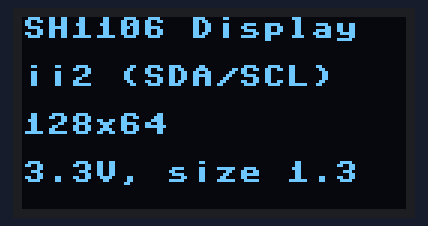
Bench run of a program on a simulated Raspberry Pi Pico running MicroPython. Shown: 128×64 one-colour display. Library files of the repository ran but are not shown: sh1106.py; what the program prints to the serial console is not drawn.

Above: at 0.2 s.
At 1.2 s:
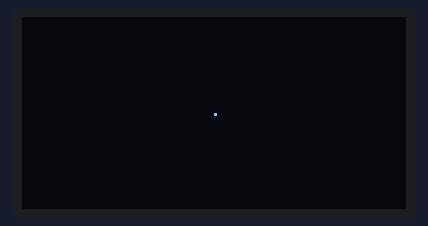
At 1.8 s:
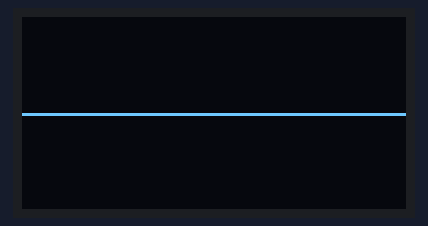
At 2.3 s:
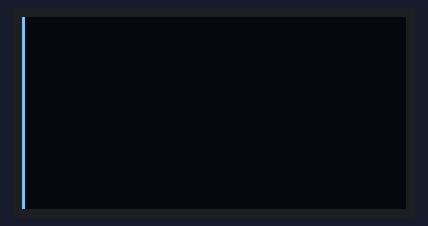
At 2.8 s:
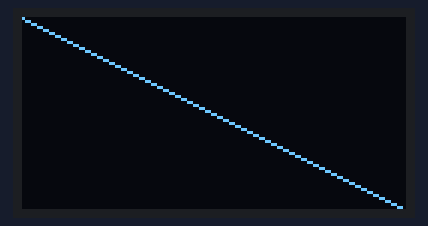
At 3.9 s:
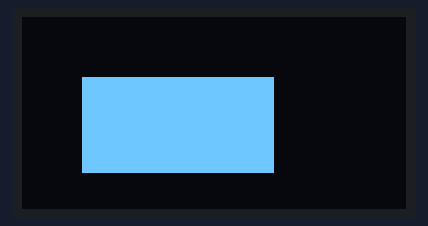

Measured:
- by itself, everything shown: repeats every 4.7 s, in 8 steps
- what the display in image 0 shows lasts 1.0 s, from 0.2 s to 1.2 s
- what the display in image 1 shows lasts 0.5 s, from 1.2 s to 1.7 s
- what the display in image 5 shows lasts 0.7 s, from 3.8 s to 4.5 s

The program:

oled_sh1106.py
```python
# https://github.com/robert-hh/SH1106
# Remember - The pin numbers are the GP numbers e.g. pin(10) is really GP10
# Remember - Use the I2C1 bus - I2C0 seems to give "EIO" problems
# Remember - If you have "EIO" problems, try disconnecting and reconnecting power to PICO, and then re-execute program


from machine import Pin, I2C
import sh1106
from time import sleep

sda = Pin(10)
scl = Pin(11)

i2c = I2C(1, scl=scl, sda=sda, freq=400000)

print("I2C Address      : "+hex(i2c.scan()[0]).upper())
print("I2C Configuration: "+str(i2c))

oled = sh1106.SH1106_I2C(128, 64, i2c, Pin(16), 0x3c)
oled.sleep(False)
oled.flip()

while True:
    oled.fill(0)
    oled.text('SH1106 Display' , 0, 0, 1)
    oled.text('ii2 (SDA/SCL)', 0, 16, 3)
    oled.text('128x64' , 0, 32, 2)
    oled.text('3.3V, size 1.3', 0, 48, 4)
    oled.show()
    sleep(1)

    oled.fill(0)
    oled.pixel(64,32,1)
    oled.show()
    sleep(0.5)

    oled.fill(0)
    oled.hline(0,32,128,1)
    oled.show()
    sleep(0.5)

    oled.fill(0)
    oled.vline(0, 0, 64, 1)
    oled.show()
    sleep(0.5)

    oled.fill(0)
    oled.line(0, 0, 128, 64, 1)
    oled.show()
    sleep(0.5)

    oled.fill(0)
    oled.rect(20, 20, 64, 32, 1)
    oled.show()
    sleep(0.5)

    oled.fill(0)
    oled.fill_rect(20, 20, 64, 32, 1)
    oled.show()
    sleep(0.5)

    for x in range(11, 60, 3):
        oled.fill(0)
        oled.fill_rect(x, 40, 5, 5, 1)
        oled.show()
```
